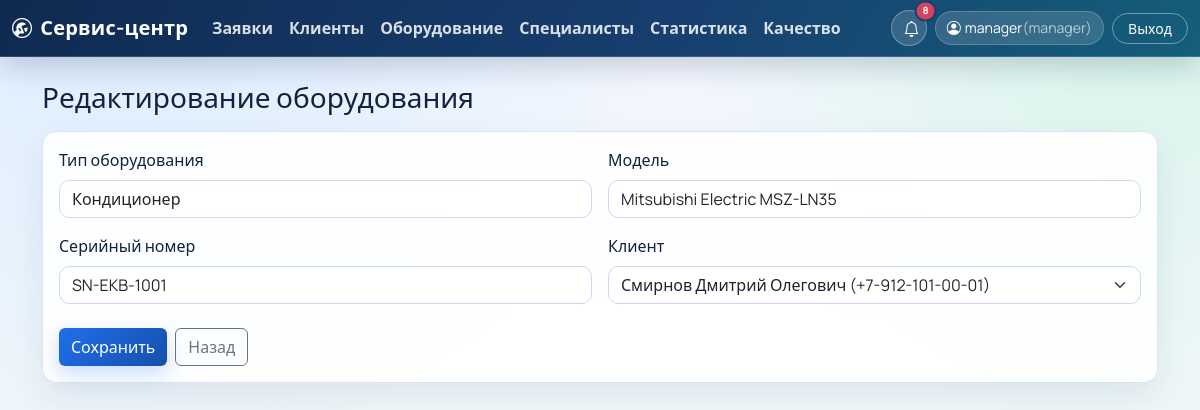
Page /equipment/2/edit (signed in) on the committed database.
### app/models.py (models this page shows, shortened)
class User(UserMixin, db.Model):
    __tablename__ = "users"
    user_id = db.Column(db.Integer, primary_key=True)
    login = db.Column(db.String(60), unique=True, nullable=False)
    password_hash = db.Column(db.String(255), nullable=False)
    role_id = db.Column(db.Integer, db.ForeignKey("roles.role_id"), nullable=False)
    master_id = db.Column(db.Integer, db.ForeignKey("masters.master_id"), nullable=True)
    role = db.relationship("Role", back_populates="users")
    master = db.relationship("Master", back_populates="user")
    comments = db.relationship("RequestComment", back_populates="user", lazy="dynamic")
    notifications = db.relationship("StatusNotification", back_populates="user", lazy="dynamic")
    @property
    def role_name(self) -> str:
        if self.role is None:
            return ""
        return self.role.role_name

class Role(db.Model):
    __tablename__ = "roles"
    role_id = db.Column(db.Integer, primary_key=True)
    role_name = db.Column(db.String(50), unique=True, nullable=False)
    users = db.relationship("User", back_populates="role", lazy="dynamic")

class Equipment(db.Model):
    __tablename__ = "equipment"
    equipment_id = db.Column(db.Integer, primary_key=True)
    model = db.Column(db.String(120), nullable=False)
    serial_number = db.Column(db.String(80), nullable=False, unique=True)
    client_id = db.Column(db.Integer, db.ForeignKey("clients.client_id"), nullable=False)
    equipment_type = db.Column(db.String(80), nullable=False)
    client = db.relationship("Client", back_populates="equipment_items")
    requests = db.relationship("Request", back_populates="equipment", lazy="dynamic")

class Client(db.Model):
    __tablename__ = "clients"
    client_id = db.Column(db.Integer, primary_key=True)
    full_name = db.Column(db.String(150), nullable=False)
    phone = db.Column(db.String(30), nullable=False)
    email = db.Column(db.String(120), nullable=True)
    address = db.Column(db.String(255), nullable=True)
    equipment_items = db.relationship("Equipment", back_populates="client", lazy="dynamic")

### app/routes.py (the view, shortened to what this page needs)
    @app.route("/equipment/<int:equipment_id>/edit", methods=["GET", "POST"])
    @login_required
    @role_required("admin", "operator", "manager")
    def equipment_edit(equipment_id: int):
        equipment_obj = Equipment.query.get_or_404(equipment_id)
        clients = Client.query.order_by(Client.full_name).all()
        return render_template("equipment_form.html", equipment=equipment_obj, clients=clients)

### app/__init__.py (called while the page is built)
@login_manager.user_loader
def load_user(user_id: str):
    return db.session.get(User, int(user_id))

### app/routes.py (called while the page is built, shortened)
def _visible_notifications_query(user: User):
    notifications_query = StatusNotification.query.order_by(StatusNotification.created_at.desc())
    if user.role_name != "master":
        return notifications_query

### app/templates/equipment_form.html (shortened to what this page needs)
{% extends 'base.html' %}
{% block content %}
<h1 class="h3 mb-3">{% if equipment %}Редактирование оборудования{% else %}Новое оборудование{% endif %}</h1>
<form method="post" class="card card-body">
  <div class="row g-3">
    <div class="col-md-6">
      <label class="form-label">Тип оборудования</label>
      <input class="form-control" name="equipment_type" required value="{{ equipment.equipment_type if equipment else '' }}">
    </div>
    <div class="col-md-6">
      <label class="form-label">Модель</label>
      <input class="form-control" name="model" required value="{{ equipment.model if equipment else '' }}">
    </div>
    <div class="col-md-6">
      <label class="form-label">Серийный номер</label>
      <input class="form-control" name="serial_number" required value="{{ equipment.serial_number if equipment else '' }}">
    </div>
    <div class="col-md-6">
      <label class="form-label">Клиент</label>
      <select class="form-select" name="client_id" required>
        {% for c in clients %}
        <option value="{{ c.client_id }}" {% if equipment and equipment.client_id == c.client_id %}selected{% endif %}>{{ c.full_name }} ({{ c.phone }})</option>
        {% endfor %}
      </select>
    </div>
  </div>
  <div class="mt-4 d-flex gap-2">
    <button class="btn btn-primary" type="submit">Сохранить</button>
    <a class="btn btn-outline-secondary" href="{{ url_for('equipment_list') }}">Назад</a>
  </div>
</form>
{% endblock %}

### app/templates/base.html (shortened to what this page needs)
<!doctype html>
<html lang="ru">
<head>
  <link href="https://cdn.jsdelivr.net/npm/bootstrap@5.3.5/dist/css/bootstrap.min.css" rel="stylesheet">
  <link href="https://cdn.jsdelivr.net/npm/bootstrap-icons@1.11.3/font/bootstrap-icons.min.css" rel="stylesheet">
  <link href="{{ url_for('static', filename='css/style.css') }}" rel="stylesheet">
</head>
<body>
  {% if current_user.is_authenticated %}
  <nav class="navbar navbar-expand-lg navbar-dark app-navbar mb-4">
    <div class="container-fluid">
      <a class="navbar-brand app-brand" href="{{ url_for('dashboard') }}">
        <i class="bi bi-wrench-adjustable-circle me-2"></i>Сервис-центр
      </a>
      <div class="collapse navbar-collapse" id="navMenu">
        <ul class="navbar-nav me-auto mb-2 mb-lg-0">
          <li class="nav-item"><a class="nav-link" href="{{ url_for('requests_list') }}">Заявки</a></li>
          {% if current_user.role_name in ['admin', 'operator', 'manager'] %}
          <li class="nav-item"><a class="nav-link" href="{{ url_for('clients_list') }}">Клиенты</a></li>
          <li class="nav-item"><a class="nav-link" href="{{ url_for('equipment_list') }}">Оборудование</a></li>
          <li class="nav-item"><a class="nav-link" href="{{ url_for('masters_list') }}">Специалисты</a></li>
          {% endif %}
          {% if current_user.role_name in ['admin', 'operator', 'manager'] %}
          <li class="nav-item"><a class="nav-link" href="{{ url_for('stats_page') }}">Статистика</a></li>
          {% endif %}
          <li class="nav-item"><a class="nav-link" href="{{ url_for('quality_page') }}">Качество</a></li>
        </ul>
        <div class="d-flex align-items-center gap-2 ms-auto">
          <div class="dropdown">
            <button class="btn app-icon-btn position-relative" type="button" data-bs-toggle="dropdown" aria-expanded="false" title="Уведомления">
              <i class="bi bi-bell"></i>
              {% if navbar_notification_count > 0 %}
              <span class="position-absolute top-0 start-100 translate-middle badge rounded-pill app-badge">
                {{ navbar_notification_count if navbar_notification_count < 100 else '99+' }}
              </span>
              {% endif %}
            </button>
          </div>
          <div class="app-profile-chip">
            <i class="bi bi-person-circle me-1"></i>
            {{ current_user.login }}
            <span class="text-muted">({{ current_user.role_name }})</span>
          </div>
          <a class="btn btn-sm app-logout-btn" href="{{ url_for('logout') }}">Выход</a>
        </div>
      </div>
    </div>
  </nav>
  {% endif %}
  <main class="container pb-5">
    {% block content %}{% endblock %}
  </main>
</body>
</html>

### app/static/css/style.css (style rules this page uses)
:root { --bg-1: #f3f6ff; --bg-2: #eef8f5; --surface: rgba(255, 255, 255, 0.9); --line: #d9e3f5; --text-main: #10233f; --text-soft: #5f6f87; --brand: #1f6feb; --brand-dark: #164fab; --accent: #1fbf75; --danger: #d4435b; --shadow: 0 14px 35px rgba(11, 33, 74, 0.08); }
body { font-family: "Manrope", "Segoe UI", sans-serif; color: var(--text-main); background: radial-gradient(circle at 10% -10%, #d9ecff 0%, transparent 40%), radial-gradient(circle at 95% 0%, #d8f5ea 0%, transparent 32%), linear-gradient(180deg, var(--bg-1) 0%, var(--bg-2) 100%); min-height: 100vh; }
.app-navbar { background: linear-gradient(120deg, #0f2a50 0%, #173e6f 55%, #145f7a 100%); border-bottom: 1px solid rgba(255, 255, 255, 0.15); box-shadow: 0 8px 30px rgba(6, 27, 56, 0.2); }
.app-brand { font-weight: 700; letter-spacing: 0.2px; color: #fff; }
.navbar .nav-link { color: rgba(255, 255, 255, 0.84); font-weight: 600; }
.app-icon-btn { width: 2.25rem; height: 2.25rem; border-radius: 999px; border: 1px solid rgba(255, 255, 255, 0.3); background: rgba(255, 255, 255, 0.15); color: #fff; }
.app-badge { background: var(--danger); border: 2px solid #173e6f; font-size: 0.62rem; }
.app-profile-chip { display: inline-flex; align-items: center; border-radius: 999px; padding: 0.36rem 0.7rem; color: #fff; background: rgba(255, 255, 255, 0.14); border: 1px solid rgba(255, 255, 255, 0.2); font-size: 0.88rem; }
.app-profile-chip .text-muted { color: rgba(255, 255, 255, 0.65) !important; }
.app-logout-btn { border-radius: 999px; border: 1px solid rgba(255, 255, 255, 0.4); color: #fff; background: transparent; padding-inline: 0.95rem; }
.card { border: 1px solid var(--line); border-radius: 0.9rem; background: var(--surface); box-shadow: var(--shadow); backdrop-filter: blur(3px); }
.btn-primary { background: linear-gradient(135deg, var(--brand) 0%, var(--brand-dark) 100%); border: 0; box-shadow: 0 8px 20px rgba(31, 111, 235, 0.24); }
.form-control, .form-select { border-color: #c8d8f2; border-radius: 0.65rem; }

### rows in the picture
User: login "manager"
Role: role_name "manager"
Equipment: equipment_type "Кондиционер", model "Mitsubishi Electric MSZ-LN35", serial_number "SN-EKB-1001", client_id "Смирнов Дмитрий Олегович (+7-912-101-00-01)"
